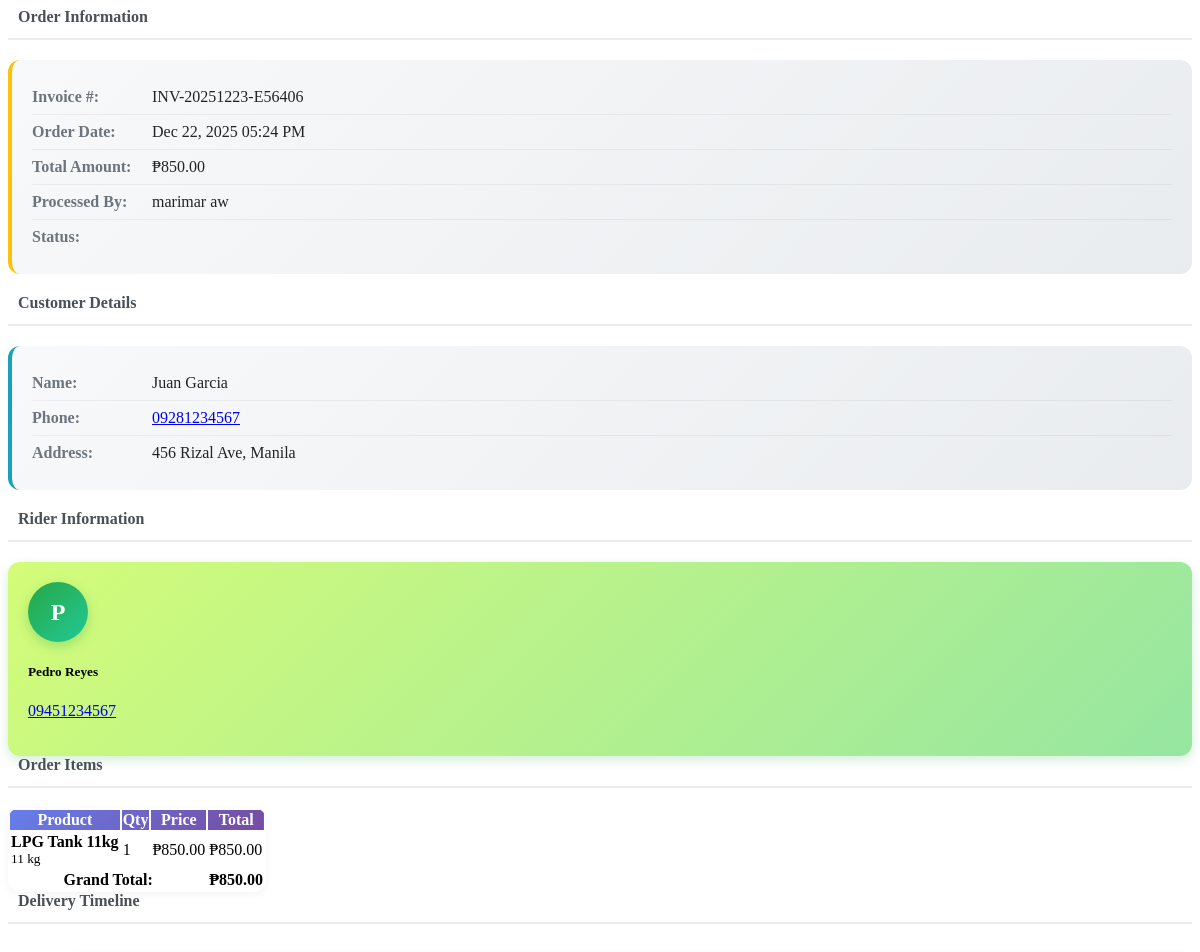
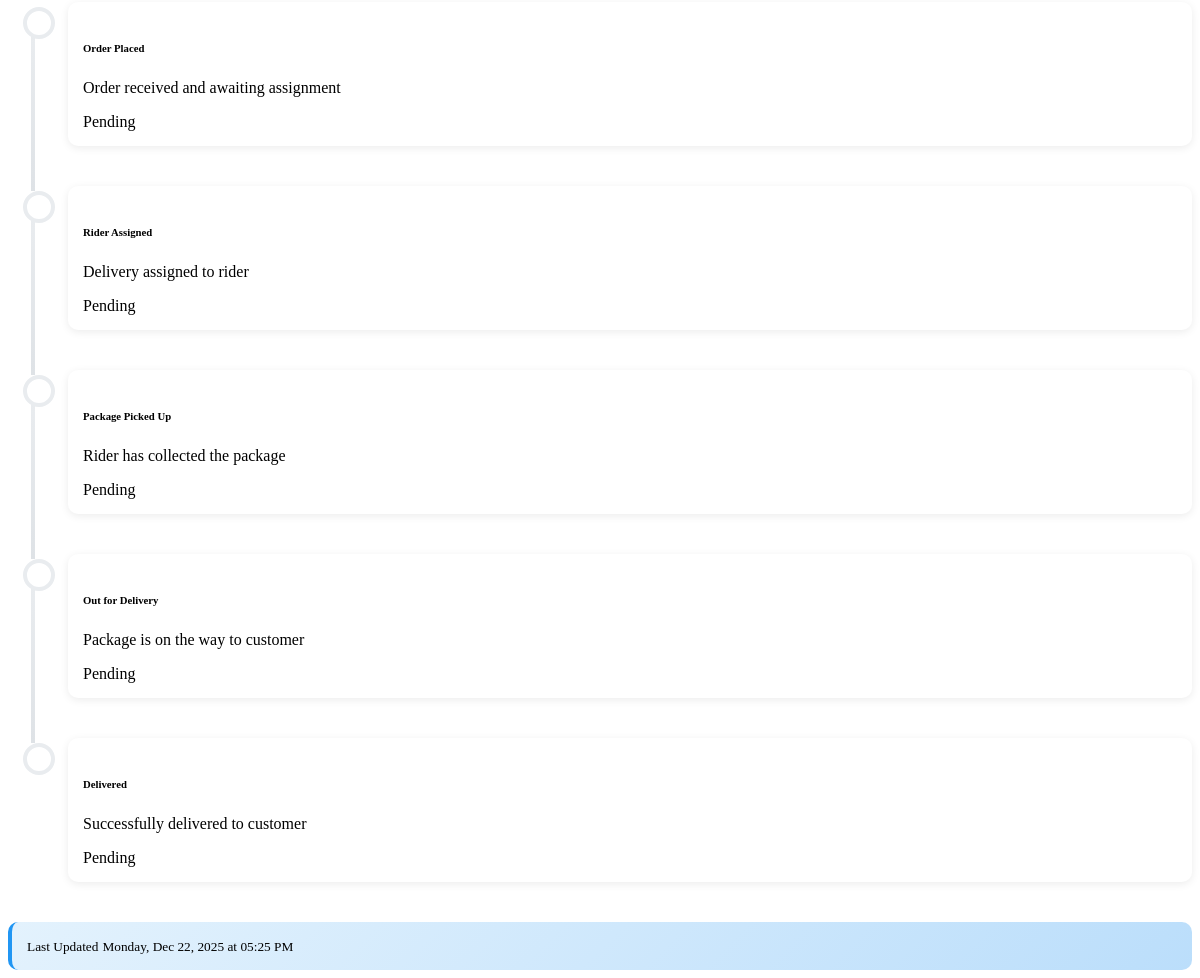
The page /staff/get-delivery-timeline.php?id=7 (signed in) on the database its author committed (2 pictures, top to bottom).
### tables this page shows
CREATE TABLE `deliveries` (
  `delivery_id` int(11) NOT NULL,
  `sale_id` int(11) NOT NULL,
  `customer_id` int(11) NOT NULL,
  `rider_id` int(11) DEFAULT NULL,
  `delivery_address` text NOT NULL,
  `delivery_status` enum('pending','in_transit','delivered','cancelled') DEFAULT 'pending',
  `delivery_date` date DEFAULT NULL,
  `notes` text DEFAULT NULL,
  `created_at` timestamp NOT NULL DEFAULT current_timestamp(),
  `updated_at` timestamp NOT NULL DEFAULT current_timestamp() ON UPDATE current_timestamp()
);

CREATE TABLE `sales` (
  `sale_id` int(11) NOT NULL,
  `invoice_number` varchar(50) NOT NULL,
  `customer_id` int(11) DEFAULT NULL,
  `user_id` int(11) NOT NULL,
  `total_amount` decimal(10,2) NOT NULL,
  `total_capital` decimal(10,2) NOT NULL,
  `total_profit` decimal(10,2) NOT NULL,
  `payment_method` enum('cash','gcash','bank') NOT NULL,
  `status` enum('completed','pending','void') DEFAULT 'completed',
  `void_reason` text DEFAULT NULL,
  `voided_by` int(11) DEFAULT NULL,
  `voided_at` timestamp NULL DEFAULT NULL,
  `created_at` timestamp NOT NULL DEFAULT current_timestamp()
);

CREATE TABLE `users` (
  `user_id` int(11) NOT NULL,
  `role_id` int(11) NOT NULL,
  `username` varchar(50) NOT NULL,
  `email` varchar(100) NOT NULL,
  `password` varchar(255) NOT NULL,
  `full_name` varchar(100) NOT NULL,
  `contact` varchar(20) DEFAULT NULL,
  `status` enum('active','inactive') DEFAULT 'active',
  `created_at` timestamp NOT NULL DEFAULT current_timestamp(),
  `updated_at` timestamp NOT NULL DEFAULT current_timestamp() ON UPDATE current_timestamp()
);

CREATE TABLE `customers` (
  `customer_id` int(11) NOT NULL,
  `customer_name` varchar(100) NOT NULL,
  `contact` varchar(20) DEFAULT NULL,
  `address` text DEFAULT NULL,
  `customer_type` enum('regular','commercial') DEFAULT 'regular',
  `status` enum('active','inactive') DEFAULT 'active',
  `created_at` timestamp NOT NULL DEFAULT current_timestamp(),
  `updated_at` timestamp NOT NULL DEFAULT current_timestamp() ON UPDATE current_timestamp()
);

CREATE TABLE `riders` (
  `rider_id` int(11) NOT NULL,
  `rider_name` varchar(100) NOT NULL,
  `contact` varchar(20) NOT NULL,
  `pin` varchar(255) DEFAULT NULL,
  `status` enum('active','inactive') DEFAULT 'active',
  `created_at` timestamp NOT NULL DEFAULT current_timestamp(),
  `updated_at` timestamp NOT NULL DEFAULT current_timestamp() ON UPDATE current_timestamp()
);

CREATE TABLE `sale_items` (
  `sale_item_id` int(11) NOT NULL,
  `sale_id` int(11) NOT NULL,
  `product_id` int(11) NOT NULL,
  `quantity` int(11) NOT NULL,
  `unit_price` decimal(10,2) NOT NULL,
  `unit_capital` decimal(10,2) NOT NULL,
  `subtotal` decimal(10,2) NOT NULL,
  `subtotal_capital` decimal(10,2) NOT NULL,
  `subtotal_profit` decimal(10,2) NOT NULL,
  `created_at` timestamp NOT NULL DEFAULT current_timestamp()
);

CREATE TABLE `products` (
  `product_id` int(11) NOT NULL,
  `product_name` varchar(100) NOT NULL,
  `product_code` varchar(50) DEFAULT NULL,
  `image` varchar(255) DEFAULT NULL,
  `size` varchar(20) NOT NULL,
  `unit` varchar(20) DEFAULT 'kg',
  `image_path` varchar(255) DEFAULT NULL,
  `current_price` decimal(10,2) NOT NULL,
  `capital_cost` decimal(10,2) NOT NULL,
  `status` enum('active','inactive') DEFAULT 'active',
  `created_at` timestamp NOT NULL DEFAULT current_timestamp(),
  `updated_at` timestamp NOT NULL DEFAULT current_timestamp() ON UPDATE current_timestamp()
);

### staff/get-delivery-timeline.php (the view, shortened to what this page needs)
<?php
require_once '../config/database.php';
$delivery_id = (int)$_GET['id'];
$sql = "SELECT d.*,
        s.invoice_number, s.total_amount, s.created_at as order_date,
        c.customer_name, c.address, c.contact as phone,
        r.rider_name, r.contact as rider_phone,
        u.full_name as processed_by
        FROM deliveries d
        JOIN sales s ON d.sale_id = s.sale_id
        LEFT JOIN customers c ON d.customer_id = c.customer_id
        LEFT JOIN riders r ON d.rider_id = r.rider_id
        LEFT JOIN users u ON s.user_id = u.user_id
        WHERE d.delivery_id = $delivery_id";
$result = mysqli_query($conn, $sql);
$delivery = mysqli_fetch_assoc($result);
$items_sql = "SELECT si.*, p.product_name, p.size, p.unit
              FROM sale_items si
              JOIN products p ON si.product_id = p.product_id
              WHERE si.sale_id = {$delivery['sale_id']}";
$items_result = mysqli_query($conn, $items_sql);
$timeline = [
    'pending' => ['icon' => 'clock', 'label' => 'Order Placed', 'color' => 'warning', 'desc' => 'Order received and awaiting assignment'],
    'assigned' => ['icon' => 'person-check', 'label' => 'Rider Assigned', 'color' => 'info', 'desc' => 'Delivery assigned to rider'],
    'picked_up' => ['icon' => 'box-seam', 'label' => 'Package Picked Up', 'color' => 'primary', 'desc' => 'Rider has collected the package'],
    'in_transit' => ['icon' => 'truck', 'label' => 'Out for Delivery', 'color' => 'primary', 'desc' => 'Package is on the way to customer'],
    'delivered' => ['icon' => 'check-circle', 'label' => 'Delivered', 'color' => 'success', 'desc' => 'Successfully delivered to customer'],
    'cancelled' => ['icon' => 'x-circle', 'label' => 'Cancelled', 'color' => 'danger', 'desc' => 'Delivery has been cancelled']
];
$current_status = $delivery['delivery_status'];
$statuses = ['pending', 'assigned', 'picked_up', 'in_transit', 'delivered'];
$current_index = array_search($current_status, $statuses);
?>
<div class="row">
    <div class="col-md-6">
        <div class="section-header">
            <span>Order Information</span>
        </div>
        <div class="info-card order">
            <div class="info-row">
                <div class="info-label"><i class="bi bi-hash me-2"></i>Invoice #:</div>
                <div class="info-value fw-bold"><?php echo htmlspecialchars($delivery['invoice_number']); ?></div>
            </div>
            <div class="info-row">
                <div class="info-label"><i class="bi bi-calendar-event me-2"></i>Order Date:</div>
                <div class="info-value"><?php echo date('M d, Y h:i A', strtotime($delivery['order_date'])); ?></div>
            </div>
            <div class="info-row">
                <div class="info-label"><i class="bi bi-cash me-2"></i>Total Amount:</div>
                <div class="info-value text-success fw-bold fs-5">₱<?php echo number_format($delivery['total_amount'], 2); ?></div>
            </div>
            <div class="info-row">
                <div class="info-label"><i class="bi bi-person-circle me-2"></i>Processed By:</div>
                <div class="info-value"><?php echo htmlspecialchars($delivery['processed_by']); ?></div>
            </div>
            <div class="info-row">
                <div class="info-label"><i class="bi bi-flag me-2"></i>Status:</div>
                <div class="info-value">
                    <span class="status-badge bg-<?php echo $timeline[$current_status]['color']; ?> text-white">
                    </span>
                </div>
            </div>
        </div>
        <div class="section-header">
            <span>Customer Details</span>
        </div>
        <div class="info-card customer">
            <div class="info-row">
                <div class="info-label"><i class="bi bi-person-fill me-2"></i>Name:</div>
                <div class="info-value fw-bold"><?php echo htmlspecialchars($delivery['customer_name']); ?></div>
            </div>
            <div class="info-row">
                <div class="info-label"><i class="bi bi-telephone me-2"></i>Phone:</div>
                <div class="info-value">
                    <a href="tel:<?php echo htmlspecialchars($delivery['phone']); ?>" class="text-decoration-none">
                        <?php echo htmlspecialchars($delivery['phone']); ?>
                    </a>
                </div>
            </div>
            <div class="info-row">
                <div class="info-label"><i class="bi bi-geo-alt me-2"></i>Address:</div>
                <div class="info-value"><?php echo htmlspecialchars($delivery['address']); ?></div>
            </div>
        </div>
        <?php if ($delivery['rider_name']): ?>
        <div class="section-header">
            <span>Rider Information</span>
        </div>
        <div class="rider-card">
            <div class="d-flex align-items-center gap-3">
                <div class="rider-avatar">
                    <?php echo strtoupper(substr($delivery['rider_name'], 0, 1)); ?>
                </div>
                <div class="flex-grow-1">
                    <h5 class="mb-1 text-success fw-bold"><?php echo htmlspecialchars($delivery['rider_name']); ?></h5>
                    <?php if ($delivery['rider_phone']): ?>
                    <p class="mb-0">
                        <a href="tel:<?php echo htmlspecialchars($delivery['rider_phone']); ?>" class="text-dark text-decoration-none">
                            <?php echo htmlspecialchars($delivery['rider_phone']); ?>
                        </a>
                    </p>
                    <?php endif; ?>
                </div>
            </div>
        </div>
        <?php endif; ?>
        <div class="section-header mt-4">
            <span>Order Items</span>
        </div>
        <div class="table-responsive">
            <table class="table table-hover items-table mb-0">
                <thead>
                    <tr>
                        <th>Product</th>
                        <th class="text-center">Qty</th>
                        <th class="text-end">Price</th>
                        <th class="text-end">Total</th>
                    </tr>
                </thead>
                <tbody>
                    <?php
                    $item_count = 0;
                    while ($item = mysqli_fetch_assoc($items_result)):
                        $item_count++;
                    ?>
                    <tr style="animation-delay: <?php echo $item_count * 0.1; ?>s;">
                        <td>
                            <strong><?php echo htmlspecialchars($item['product_name']); ?></strong><br>
                            <small class="text-muted">
                                <?php echo htmlspecialchars($item['size']); ?> <?php echo htmlspecialchars($item['unit']); ?>
                            </small>
                        </td>
                        <td class="text-center">
                            <span class="badge bg-secondary"><?php echo $item['quantity']; ?></span>
                        </td>
                        <td class="text-end">₱<?php echo number_format($item['unit_price'], 2); ?></td>
                        <td class="text-end fw-bold text-success">₱<?php echo number_format($item['subtotal'], 2); ?></td>
                    </tr>
                    <?php endwhile; ?>
                </tbody>
                <tfoot>
                    <tr class="table-active">
                        <th colspan="3" class="text-end">Grand Total:</th>
                        <th class="text-end text-success fs-5">₱<?php echo number_format($delivery['total_amount'], 2); ?></th>
                    </tr>
                </tfoot>
            </table>
        </div>
    </div>
    <div class="col-md-6">
        <div class="section-header">
            <span>Delivery Timeline</span>
        </div>
        <div class="timeline-track">
            <?php
            foreach ($statuses as $status_key):
                $is_completed = ($current_status == 'delivered' ||
                                ($current_index !== false && array_search($status_key, $statuses) < $current_index));
                $is_active = ($current_status == $status_key);
                $status_info = $timeline[$status_key];
            ?>
                <div class="timeline-step <?php echo $is_completed ? 'completed' : ($is_active ? 'active' : ''); ?>">
                    <div class="timeline-content">
                        <div class="d-flex align-items-start justify-content-between mb-2">
                            <div class="flex-grow-1">
                                <h6 class="mb-1 fw-bold">
                                    <?php echo $status_info['label']; ?>
                                </h6>
                                <p class="mb-0 small text-muted"><?php echo $status_info['desc']; ?></p>
                            </div>
                            <?php if ($is_completed): ?>
                                <span class="badge bg-success rounded-pill">
                                    <i class="bi bi-check-lg"></i> Done
                                </span>
                            <?php elseif ($is_active): ?>
                                <span class="badge bg-primary rounded-pill">
                                    <i class="bi bi-arrow-right"></i> Current
                                </span>
                            <?php else: ?>
                                <span class="badge bg-secondary rounded-pill">
                                    <i class="bi bi-hourglass-split"></i> Pending
                                </span>
                            <?php endif; ?>
                        </div>
                    </div>
                </div>
            <?php endforeach; ?>
        </div>
        <div class="update-info mt-4">
            <div class="d-flex align-items-center">
                <div>
                    <small class="fw-bold d-block">Last Updated</small>
                    <small class="text-muted">
                        <?php echo date('l, M d, Y \a\t h:i A', strtotime($delivery['updated_at'])); ?>
                    </small>
                </div>
            </div>
        </div>
    </div>
</div>

### staff/get-delivery-timeline.php (style rules this page uses)
.timeline-track { position: relative; padding-left: 60px; padding-top: 10px; }
.timeline-step { position: relative; padding-bottom: 40px; opacity: 0; animation: slideInUp 0.6s ease-out forwards; }
.timeline-step:nth-child(1) { animation-delay: 0.1s; }
.timeline-step:nth-child(2) { animation-delay: 0.2s; }
.timeline-step:nth-child(3) { animation-delay: 0.3s; }
.timeline-step:nth-child(4) { animation-delay: 0.4s; }
.timeline-step:nth-child(5) { animation-delay: 0.5s; }
.timeline-step:before { content: ''; position: absolute; left: -45px; top: 5px; width: 24px; height: 24px; border-radius: 50%; border: 4px solid #e9ecef; background: white; z-index: 2; transition: all 0.4s ease; box-shadow: 0 0 0 0 rgba(0, 123, 255, 0); }
.timeline-step:after { content: ''; position: absolute; left: -37px; top: 29px; width: 4px; height: calc(100% - 24px); background: linear-gradient(to bottom, #e9ecef 0%, #dee2e6 100%); z-index: 1; transition: all 0.4s ease; }
.timeline-step:last-child:after { display: none; }
.info-card { background: linear-gradient(135deg, #f8f9fa 0%, #e9ecef 100%); border-radius: 12px; padding: 20px; margin-bottom: 20px; border-left: 4px solid #007bff; transition: all 0.3s ease; animation: fadeIn 0.6s ease-out; }
.info-card.customer { border-left-color: #17a2b8; }
.info-card.order { border-left-color: #ffc107; }
.info-row { display: flex; padding: 8px 0; border-bottom: 1px solid rgba(0, 0, 0, 0.05); }
.info-row:last-child { border-bottom: none; }
.info-label { font-weight: 600; color: #6c757d; min-width: 120px; }
.info-value { color: #212529; flex: 1; }
.status-badge { display: inline-flex; align-items: center; gap: 8px; padding: 8px 16px; border-radius: 20px; font-weight: 600; animation: bounceIn 0.6s ease-out; }
.items-table { border-radius: 12px; overflow: hidden; box-shadow: 0 2px 8px rgba(0, 0, 0, 0.05); animation: fadeIn 0.8s ease-out; }
.items-table thead { background: linear-gradient(135deg, #667eea 0%, #764ba2 100%); color: white; }
.items-table tbody tr { transition: all 0.3s ease; }
.timeline-content { background: white; padding: 15px; border-radius: 10px; box-shadow: 0 2px 8px rgba(0, 0, 0, 0.08); transition: all 0.3s ease; }
.update-info { background: linear-gradient(135deg, #e3f2fd 0%, #bbdefb 100%); border-radius: 10px; padding: 15px; border-left: 4px solid #2196f3; animation: slideInRight 0.6s ease-out; }
.section-header { display: flex; align-items: center; gap: 10px; padding-bottom: 12px; margin-bottom: 20px; border-bottom: 2px solid #e9ecef; font-weight: 600; color: #495057; }
.rider-card { background: linear-gradient(135deg, #d4fc79 0%, #96e6a1 100%); border-radius: 12px; padding: 20px; box-shadow: 0 4px 12px rgba(40, 167, 69, 0.2); animation: fadeIn 0.6s ease-out; }
.rider-avatar { width: 60px; height: 60px; border-radius: 50%; background: linear-gradient(135deg, #28a745 0%, #20c997 100%); display: flex; align-items: center; justify-content: center; color: white; font-size: 24px; font-weight: bold; box-shadow: 0 4px 12px rgba(40, 167, 69, 0.3); }

### rows shown on the page
deliveries: sale.invoice_number "INV-20251223-E56406", sale.created_at "Dec 22, 2025 05:24 PM", sale.total_amount "850.00", users.full_name "marimar aw", customer.customer_name "Juan Garcia", customer.contact "09281234567", customer.address "456 Rizal Ave, Manila", rider.rider_name "P", rider.rider_name "Pedro Reyes", rider.contact "09451234567", updated_at "Monday, Dec 22, 2025 at 05:25 PM"
sale_items: product.product_name "LPG Tank 11kg", product.size "11", product.unit "kg", quantity "1", unit_price "850.00", subtotal "850.00"

### other values the page prints
$status_info['label'] "Order Placed"
$status_info['desc'] "Order received and awaiting assignment"
$status_info['label'] "Rider Assigned"
$status_info['desc'] "Delivery assigned to rider"
$status_info['label'] "Package Picked Up"
$status_info['desc'] "Rider has collected the package"
$status_info['label'] "Out for Delivery"
$status_info['desc'] "Package is on the way to customer"
$status_info['label'] "Delivered"
$status_info['desc'] "Successfully delivered to customer"
